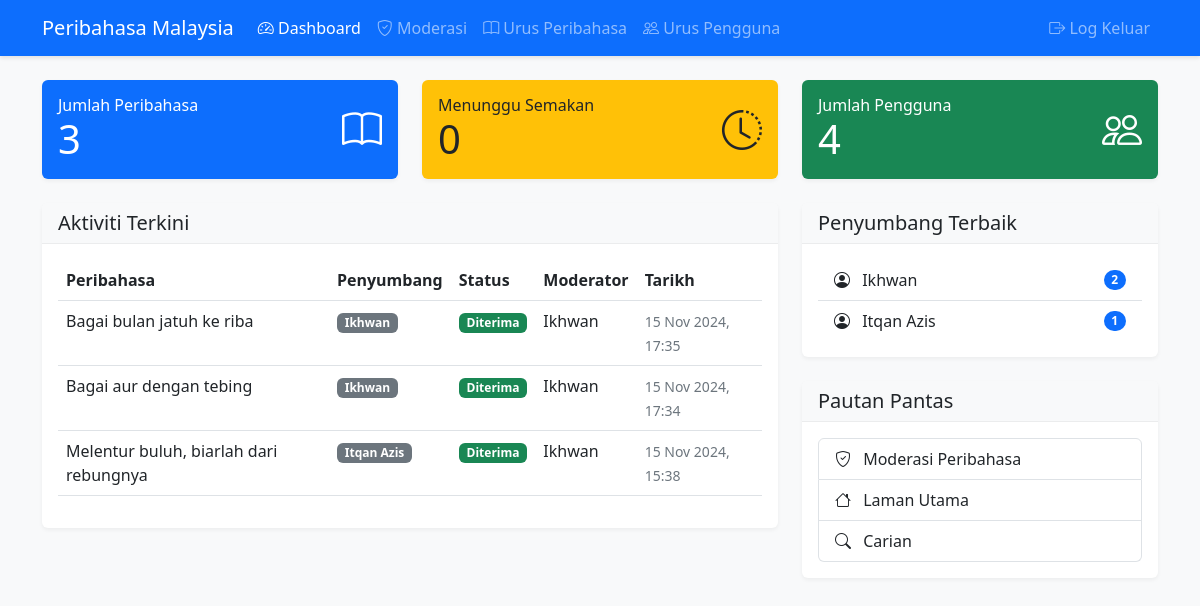
Page /admin/dashboard.php (signed in) on the committed database.
### tables this page shows
CREATE TABLE IF NOT EXISTS `peribahasa` (
  `id` int NOT NULL AUTO_INCREMENT,
  `title` varchar(255) NOT NULL,
  `meaning` text NOT NULL,
  `example_usage` text,
  `status` enum('pending','approved','rejected') DEFAULT 'pending',
  `contributor_id` int DEFAULT NULL,
  `approved_by` int DEFAULT NULL,
  `created_at` timestamp NULL DEFAULT CURRENT_TIMESTAMP,
  `updated_at` timestamp NULL DEFAULT CURRENT_TIMESTAMP ON UPDATE CURRENT_TIMESTAMP,
  PRIMARY KEY (`id`),
  KEY `contributor_id` (`contributor_id`),
  KEY `approved_by` (`approved_by`),
  CONSTRAINT `peribahasa_ibfk_1` FOREIGN KEY (`contributor_id`) REFERENCES `users` (`id`),
  CONSTRAINT `peribahasa_ibfk_2` FOREIGN KEY (`approved_by`) REFERENCES `users` (`id`)
);

CREATE TABLE IF NOT EXISTS `users` (
  `id` int NOT NULL AUTO_INCREMENT,
  `username` varchar(50) NOT NULL,
  `email` varchar(100) NOT NULL,
  `password` varchar(255) NOT NULL,
  `role` enum('admin','moderator','contributor') NOT NULL DEFAULT 'contributor',
  `created_at` timestamp NULL DEFAULT CURRENT_TIMESTAMP,
  `updated_at` timestamp NULL DEFAULT CURRENT_TIMESTAMP ON UPDATE CURRENT_TIMESTAMP,
  `is_active` tinyint(1) NOT NULL DEFAULT '1',
  PRIMARY KEY (`id`),
  UNIQUE KEY `username` (`username`),
  UNIQUE KEY `email` (`email`)
);

### includes/functions.php (called while the page is built, shortened)
<?php
function h($text) {
    return htmlspecialchars($text, ENT_QUOTES, 'UTF-8');
}
function format_date($date) {
    return date('d M Y, H:i', strtotime($date));
}

### admin/dashboard.php (the view, shortened to what this page needs)
<?php
require_once '../includes/functions.php';
$db = new Database();
$conn = $db->getConnection();
$query = "SELECT COUNT(*) as total FROM peribahasa WHERE status = 'approved'";
$stmt = $conn->query($query);
$total_peribahasa = $stmt->fetch(PDO::FETCH_ASSOC)['total'];
$query = "SELECT COUNT(*) as total FROM peribahasa WHERE status = 'pending'";
$stmt = $conn->query($query);
$pending_submissions = $stmt->fetch(PDO::FETCH_ASSOC)['total'];
$query = "SELECT COUNT(*) as total FROM users";
$stmt = $conn->query($query);
$total_users = $stmt->fetch(PDO::FETCH_ASSOC)['total'];
$query = "SELECT p.*, u.username as contributor_name, m.username as moderator_name
          FROM peribahasa p
          JOIN users u ON p.contributor_id = u.id
          LEFT JOIN users m ON p.approved_by = m.id
          WHERE p.status != 'pending'
          ORDER BY p.updated_at DESC
          LIMIT 10";
$stmt = $conn->prepare($query);
$stmt->execute();
$recent_activities = $stmt->fetchAll(PDO::FETCH_ASSOC);
$query = "SELECT u.username, COUNT(*) as contribution_count
          FROM peribahasa p
          JOIN users u ON p.contributor_id = u.id
          WHERE p.status = 'approved'
          GROUP BY p.contributor_id
          ORDER BY contribution_count DESC
          LIMIT 5";
$stmt = $conn->prepare($query);
$stmt->execute();
$top_contributors = $stmt->fetchAll(PDO::FETCH_ASSOC);
?>
<!DOCTYPE html>
<html lang="ms">
<head>
    <link href="https://cdn.jsdelivr.net/npm/bootstrap@5.3.0/dist/css/bootstrap.min.css" rel="stylesheet">
    <link rel="stylesheet" href="https://cdn.jsdelivr.net/npm/bootstrap-icons@1.7.2/font/bootstrap-icons.css">
    <link rel="stylesheet" href="../assets/css/style.css">
</head>
<body>
    <?php require_once '../includes/menu.php'; ?>
    <div class="container py-4">
        <div class="row g-4 mb-4">
            <div class="col-md-4">
                <div class="card bg-primary text-white">
                    <div class="card-body">
                        <div class="d-flex justify-content-between align-items-center">
                            <div>
                                <h6 class="card-title mb-0">Jumlah Peribahasa</h6>
                                <h2 class="display-6 mb-0"><?php echo number_format($total_peribahasa); ?></h2>
                            </div>
                            <i class="bi bi-book display-6"></i>
                        </div>
                    </div>
                </div>
            </div>
            <div class="col-md-4">
                <div class="card bg-warning text-dark">
                    <div class="card-body">
                        <div class="d-flex justify-content-between align-items-center">
                            <div>
                                <h6 class="card-title mb-0">Menunggu Semakan</h6>
                                <h2 class="display-6 mb-0"><?php echo number_format($pending_submissions); ?></h2>
                            </div>
                            <i class="bi bi-clock-history display-6"></i>
                        </div>
                    </div>
                </div>
            </div>
            <div class="col-md-4">
                <div class="card bg-success text-white">
                    <div class="card-body">
                        <div class="d-flex justify-content-between align-items-center">
                            <div>
                                <h6 class="card-title mb-0">Jumlah Pengguna</h6>
                                <h2 class="display-6 mb-0"><?php echo number_format($total_users); ?></h2>
                            </div>
                            <i class="bi bi-people display-6"></i>
                        </div>
                    </div>
                </div>
            </div>
        </div>
        <div class="row">
            <div class="col-md-8">
                <div class="card">
                    <div class="card-header">
                        <h5 class="mb-0">Aktiviti Terkini</h5>
                    </div>
                    <div class="card-body">
                        <div class="table-responsive">
                            <table class="table">
                                <thead>
                                    <tr>
                                        <th>Peribahasa</th>
                                        <th>Penyumbang</th>
                                        <th>Status</th>
                                        <th>Moderator</th>
                                        <th>Tarikh</th>
                                    </tr>
                                </thead>
                                <tbody>
                                    <?php foreach ($recent_activities as $activity): ?>
                                        <tr>
                                            <td><?php echo h($activity['title']); ?></td>
                                            <td>
                                                <span class="badge bg-secondary">
                                                    <?php echo h($activity['contributor_name']); ?>
                                                </span>
                                            </td>
                                            <td>
                                                <?php if ($activity['status'] === 'approved'): ?>
                                                    <span class="badge bg-success">Diterima</span>
                                                <?php else: ?>
                                                    <span class="badge bg-danger">Ditolak</span>
                                                <?php endif; ?>
                                            </td>
                                            <td><?php echo h($activity['moderator_name']); ?></td>
                                            <td>
                                                <small class="text-muted">
                                                    <?php echo format_date($activity['updated_at']); ?>
                                                </small>
                                            </td>
                                        </tr>
                                    <?php endforeach; ?>
                                </tbody>
                            </table>
                        </div>
                    </div>
                </div>
            </div>
            <div class="col-md-4">
                <div class="card">
                    <div class="card-header">
                        <h5 class="mb-0">Penyumbang Terbaik</h5>
                    </div>
                    <div class="card-body">
                        <div class="list-group list-group-flush">
                            <?php foreach ($top_contributors as $contributor): ?>
                                <div class="list-group-item d-flex justify-content-between align-items-center">
                                    <div>
                                        <i class="bi bi-person-circle me-2"></i>
                                        <?php echo h($contributor['username']); ?>
                                    </div>
                                    <span class="badge bg-primary rounded-pill">
                                        <?php echo $contributor['contribution_count']; ?>
                                    </span>
                                </div>
                            <?php endforeach; ?>
                        </div>
                    </div>
                </div>
                <div class="card mt-4">
                    <div class="card-header">
                        <h5 class="mb-0">Pautan Pantas</h5>
                    </div>
                    <div class="card-body">
                        <div class="list-group">
                            <a href="../admin/moderate-submissions.php" class="list-group-item list-group-item-action">
                                <i class="bi bi-shield-check me-2"></i>
                                Moderasi Peribahasa
                            </a>
                            <a href="../" class="list-group-item list-group-item-action">
                                <i class="bi bi-house me-2"></i>
                                Laman Utama
                            </a>
                            <a href="../public/search.php" class="list-group-item list-group-item-action">
                                <i class="bi bi-search me-2"></i>
                                Carian
                            </a>
                        </div>
                    </div>
                </div>
            </div>
        </div>
    </div>
</body>
</html>

### assets/css/style.css (style rules this page uses)
body { background-color: #f8f9fa; }
.card { border: none; box-shadow: 0 2px 4px rgba(0,0,0,.05); transition: transform 0.2s; }
.card-header { background-color: #f8f9fa; border-bottom: 1px solid rgba(0,0,0,.05); }
.text-muted { color: #6c757d !important; }

### rows in the picture
peribahasa: title "Bagai bulan jatuh ke riba", contributor.username "Ikhwan", status "Diterima", updated_at "15 Nov 2024, 17:35"
peribahasa: title "Bagai aur dengan tebing", contributor.username "Ikhwan", status "Diterima", updated_at "15 Nov 2024, 17:34"
peribahasa: title "Melentur buluh, biarlah dari rebungnya", contributor.username "Itqan Azis", status "Diterima", approved_by.username "Ikhwan", updated_at "15 Nov 2024, 15:38"

### other values in the picture
SITE_NAME "Peribahasa Malaysia"
$total_peribahasa "3"
$pending_submissions "0"
$total_users "4"
$contributor['username'] "Ikhwan"
$contributor['contribution_count'] "2"
$contributor['username'] "Itqan Azis"
$contributor['contribution_count'] "1"
